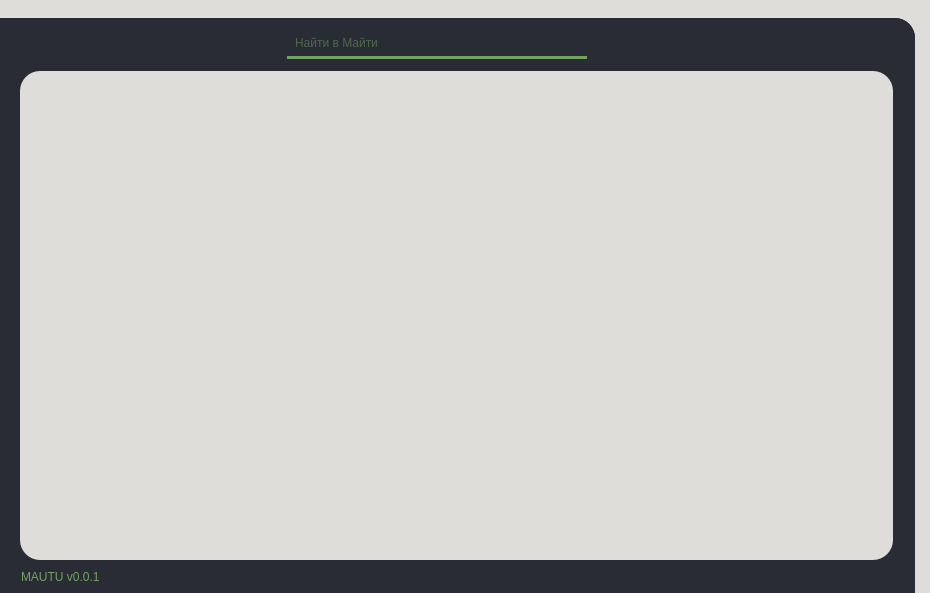
<?xml version="1.0" encoding="UTF-8"?>
<ui version="4.0">
 <class>MainWindow</class>
 <widget class="QMainWindow" name="MainWindow">
  <property name="geometry">
   <rect>
    <x>0</x>
    <y>0</y>
    <width>930</width>
    <height>593</height>
   </rect>
  </property>
  <property name="windowTitle">
   <string>MainWindow</string>
  </property>
  <property name="styleSheet">
   <string notr="true">*{
border: none
}</string>
  </property>
  <widget class="QWidget" name="centralwidget">
   <layout class="QHBoxLayout" name="horizontalLayout">
    <property name="spacing">
     <number>0</number>
    </property>
    <property name="leftMargin">
     <number>0</number>
    </property>
    <property name="topMargin">
     <number>0</number>
    </property>
    <property name="rightMargin">
     <number>0</number>
    </property>
    <property name="bottomMargin">
     <number>0</number>
    </property>
    <item>
     <widget class="QFrame" name="slide_part">
      <property name="sizePolicy">
       <sizepolicy hsizetype="Preferred" vsizetype="Preferred">
        <horstretch>0</horstretch>
        <verstretch>0</verstretch>
       </sizepolicy>
      </property>
      <property name="maximumSize">
       <size>
        <width>0</width>
        <height>16777215</height>
       </size>
      </property>
      <property name="styleSheet">
       <string notr="true">background-color: rgb(222, 221, 218);</string>
      </property>
      <property name="frameShape">
       <enum>QFrame::StyledPanel</enum>
      </property>
      <property name="frameShadow">
       <enum>QFrame::Raised</enum>
      </property>
      <layout class="QHBoxLayout" name="horizontalLayout_7">
       <property name="spacing">
        <number>0</number>
       </property>
       <property name="leftMargin">
        <number>15</number>
       </property>
       <property name="topMargin">
        <number>18</number>
       </property>
       <property name="rightMargin">
        <number>0</number>
       </property>
       <property name="bottomMargin">
        <number>0</number>
       </property>
       <item>
        <widget class="QFrame" name="slide_menu">
         <property name="minimumSize">
          <size>
           <width>398</width>
           <height>0</height>
          </size>
         </property>
         <property name="styleSheet">
          <string notr="true">background-color: rgb(112, 163, 94);
border-top-left-radius: 20px;
</string>
         </property>
         <property name="frameShape">
          <enum>QFrame::StyledPanel</enum>
         </property>
         <property name="frameShadow">
          <enum>QFrame::Raised</enum>
         </property>
         <layout class="QVBoxLayout" name="verticalLayout_5">
          <property name="spacing">
           <number>0</number>
          </property>
          <property name="leftMargin">
           <number>0</number>
          </property>
          <property name="topMargin">
           <number>0</number>
          </property>
          <property name="rightMargin">
           <number>0</number>
          </property>
          <property name="bottomMargin">
           <number>0</number>
          </property>
          <item alignment="Qt::AlignHCenter|Qt::AlignTop">
           <widget class="QFrame" name="frame_8">
            <property name="sizePolicy">
             <sizepolicy hsizetype="Preferred" vsizetype="Preferred">
              <horstretch>0</horstretch>
              <verstretch>0</verstretch>
             </sizepolicy>
            </property>
            <property name="minimumSize">
             <size>
              <width>0</width>
              <height>0</height>
             </size>
            </property>
            <property name="frameShape">
             <enum>QFrame::StyledPanel</enum>
            </property>
            <property name="frameShadow">
             <enum>QFrame::Raised</enum>
            </property>
            <layout class="QVBoxLayout" name="verticalLayout_9" stretch="0">
             <property name="spacing">
              <number>6</number>
             </property>
             <property name="leftMargin">
              <number>0</number>
             </property>
             <property name="topMargin">
              <number>30</number>
             </property>
             <property name="rightMargin">
              <number>0</number>
             </property>
             <property name="bottomMargin">
              <number>0</number>
             </property>
             <item alignment="Qt::AlignHCenter|Qt::AlignTop">
              <widget class="QPushButton" name="pushButton_7">
               <property name="styleSheet">
                <string notr="true">background-color: rgb(112, 163, 94);</string>
               </property>
               <property name="text">
                <string/>
               </property>
               <property name="icon">
                <iconset resource="icons.qrc">
                 <normaloff>:/icons/icons/front_logo.png</normaloff>:/icons/icons/front_logo.png</iconset>
               </property>
               <property name="iconSize">
                <size>
                 <width>150</width>
                 <height>182</height>
                </size>
               </property>
              </widget>
             </item>
            </layout>
           </widget>
          </item>
          <item>
           <widget class="QFrame" name="frame_7">
            <property name="sizePolicy">
             <sizepolicy hsizetype="Preferred" vsizetype="Expanding">
              <horstretch>0</horstretch>
              <verstretch>0</verstretch>
             </sizepolicy>
            </property>
            <property name="maximumSize">
             <size>
              <width>16777215</width>
              <height>16777215</height>
             </size>
            </property>
            <property name="styleSheet">
             <string notr="true">background-color: rgb(112, 163, 94);</string>
            </property>
            <property name="frameShape">
             <enum>QFrame::HLine</enum>
            </property>
            <property name="frameShadow">
             <enum>QFrame::Plain</enum>
            </property>
            <property name="lineWidth">
             <number>10</number>
            </property>
            <layout class="QVBoxLayout" name="verticalLayout_6">
             <property name="leftMargin">
              <number>0</number>
             </property>
             <property name="topMargin">
              <number>0</number>
             </property>
             <property name="rightMargin">
              <number>0</number>
             </property>
             <property name="bottomMargin">
              <number>0</number>
             </property>
             <item>
              <widget class="QToolBox" name="toolBox">
               <property name="enabled">
                <bool>true</bool>
               </property>
               <property name="palette">
                <palette>
                 <active>
                  <colorrole role="Button">
                   <brush brushstyle="SolidPattern">
                    <color alpha="255">
                     <red>112</red>
                     <green>163</green>
                     <blue>94</blue>
                    </color>
                   </brush>
                  </colorrole>
                  <colorrole role="Base">
                   <brush brushstyle="SolidPattern">
                    <color alpha="255">
                     <red>112</red>
                     <green>163</green>
                     <blue>94</blue>
                    </color>
                   </brush>
                  </colorrole>
                  <colorrole role="Window">
                   <brush brushstyle="SolidPattern">
                    <color alpha="255">
                     <red>112</red>
                     <green>163</green>
                     <blue>94</blue>
                    </color>
                   </brush>
                  </colorrole>
                 </active>
                 <inactive>
                  <colorrole role="Button">
                   <brush brushstyle="SolidPattern">
                    <color alpha="255">
                     <red>112</red>
                     <green>163</green>
                     <blue>94</blue>
                    </color>
                   </brush>
                  </colorrole>
                  <colorrole role="Base">
                   <brush brushstyle="SolidPattern">
                    <color alpha="255">
                     <red>112</red>
                     <green>163</green>
                     <blue>94</blue>
                    </color>
                   </brush>
                  </colorrole>
                  <colorrole role="Window">
                   <brush brushstyle="SolidPattern">
                    <color alpha="255">
                     <red>112</red>
                     <green>163</green>
                     <blue>94</blue>
                    </color>
                   </brush>
                  </colorrole>
                 </inactive>
                 <disabled>
                  <colorrole role="Button">
                   <brush brushstyle="SolidPattern">
                    <color alpha="255">
                     <red>112</red>
                     <green>163</green>
                     <blue>94</blue>
                    </color>
                   </brush>
                  </colorrole>
                  <colorrole role="Base">
                   <brush brushstyle="SolidPattern">
                    <color alpha="255">
                     <red>112</red>
                     <green>163</green>
                     <blue>94</blue>
                    </color>
                   </brush>
                  </colorrole>
                  <colorrole role="Window">
                   <brush brushstyle="SolidPattern">
                    <color alpha="255">
                     <red>112</red>
                     <green>163</green>
                     <blue>94</blue>
                    </color>
                   </brush>
                  </colorrole>
                 </disabled>
                </palette>
               </property>
               <property name="mouseTracking">
                <bool>false</bool>
               </property>
               <property name="autoFillBackground">
                <bool>false</bool>
               </property>
               <property name="styleSheet">
                <string notr="true">QToolBox{
	background-color: rgb(112, 163, 94);
}

QToolBox::tab {
	border-radius: 5px;
	background-color:  rgb(112, 163, 94);
}</string>
               </property>
               <property name="frameShape">
                <enum>QFrame::WinPanel</enum>
               </property>
               <property name="frameShadow">
                <enum>QFrame::Plain</enum>
               </property>
               <property name="lineWidth">
                <number>0</number>
               </property>
               <property name="currentIndex">
                <number>0</number>
               </property>
               <property name="tabSpacing">
                <number>6</number>
               </property>
              </widget>
             </item>
            </layout>
           </widget>
          </item>
         </layout>
        </widget>
       </item>
      </layout>
     </widget>
    </item>
    <item>
     <widget class="QFrame" name="main_body">
      <property name="styleSheet">
       <string notr="true">background-color: rgb(222, 221, 218);</string>
      </property>
      <property name="frameShape">
       <enum>QFrame::StyledPanel</enum>
      </property>
      <property name="frameShadow">
       <enum>QFrame::Raised</enum>
      </property>
      <layout class="QVBoxLayout" name="verticalLayout">
       <property name="spacing">
        <number>0</number>
       </property>
       <property name="leftMargin">
        <number>0</number>
       </property>
       <property name="topMargin">
        <number>18</number>
       </property>
       <property name="rightMargin">
        <number>15</number>
       </property>
       <property name="bottomMargin">
        <number>0</number>
       </property>
       <item>
        <widget class="QFrame" name="header">
         <property name="styleSheet">
          <string notr="true">background-color: rgb(42, 44, 53);
border-top-right-radius: 20px;</string>
         </property>
         <property name="frameShape">
          <enum>QFrame::StyledPanel</enum>
         </property>
         <property name="frameShadow">
          <enum>QFrame::Raised</enum>
         </property>
         <layout class="QHBoxLayout" name="horizontalLayout_2">
          <property name="spacing">
           <number>0</number>
          </property>
          <property name="leftMargin">
           <number>0</number>
          </property>
          <property name="topMargin">
           <number>0</number>
          </property>
          <property name="rightMargin">
           <number>0</number>
          </property>
          <property name="bottomMargin">
           <number>0</number>
          </property>
          <item alignment="Qt::AlignLeft|Qt::AlignTop">
           <widget class="QFrame" name="frame">
            <property name="frameShape">
             <enum>QFrame::StyledPanel</enum>
            </property>
            <property name="frameShadow">
             <enum>QFrame::Raised</enum>
            </property>
            <layout class="QHBoxLayout" name="horizontalLayout_5">
             <property name="spacing">
              <number>0</number>
             </property>
             <property name="leftMargin">
              <number>15</number>
             </property>
             <property name="topMargin">
              <number>9</number>
             </property>
             <property name="rightMargin">
              <number>0</number>
             </property>
             <property name="bottomMargin">
              <number>0</number>
             </property>
             <item>
              <widget class="QPushButton" name="open_close_side_btn">
               <property name="text">
                <string/>
               </property>
               <property name="icon">
                <iconset resource="icons.qrc">
                 <normaloff>:/icons/icons/menu-burger.png</normaloff>:/icons/icons/menu-burger.png</iconset>
               </property>
               <property name="iconSize">
                <size>
                 <width>32</width>
                 <height>32</height>
                </size>
               </property>
              </widget>
             </item>
            </layout>
           </widget>
          </item>
          <item alignment="Qt::AlignTop">
           <widget class="QFrame" name="search">
            <property name="styleSheet">
             <string notr="true">background-color: rgb(42, 44, 53);
</string>
            </property>
            <property name="frameShape">
             <enum>QFrame::StyledPanel</enum>
            </property>
            <property name="frameShadow">
             <enum>QFrame::Raised</enum>
            </property>
            <layout class="QHBoxLayout" name="horizontalLayout_6">
             <property name="spacing">
              <number>9</number>
             </property>
             <property name="leftMargin">
              <number>0</number>
             </property>
             <property name="topMargin">
              <number>11</number>
             </property>
             <property name="rightMargin">
              <number>0</number>
             </property>
             <property name="bottomMargin">
              <number>0</number>
             </property>
             <item alignment="Qt::AlignHCenter">
              <widget class="QLineEdit" name="lineEdit">
               <property name="minimumSize">
                <size>
                 <width>300</width>
                 <height>30</height>
                </size>
               </property>
               <property name="styleSheet">
                <string notr="true">border-bottom: 3px solid rgb(112, 163, 94);
font: 57 14pt &quot;Ubuntu&quot;;
background-color: rgb(42, 44, 53);
color: rgb(112, 163, 94);
padding: 6px;</string>
               </property>
               <property name="placeholderText">
                <string>Найти в Майти</string>
               </property>
              </widget>
             </item>
             <item>
              <widget class="QPushButton" name="pushButton_4">
               <property name="text">
                <string/>
               </property>
               <property name="icon">
                <iconset resource="icons.qrc">
                 <normaloff>:/icons/icons/search.png</normaloff>:/icons/icons/search.png</iconset>
               </property>
               <property name="iconSize">
                <size>
                 <width>22</width>
                 <height>30</height>
                </size>
               </property>
               <property name="autoDefault">
                <bool>false</bool>
               </property>
              </widget>
             </item>
            </layout>
            <zorder>pushButton_4</zorder>
            <zorder>lineEdit</zorder>
           </widget>
          </item>
          <item alignment="Qt::AlignRight|Qt::AlignTop">
           <widget class="QFrame" name="functional">
            <property name="frameShape">
             <enum>QFrame::StyledPanel</enum>
            </property>
            <property name="frameShadow">
             <enum>QFrame::Raised</enum>
            </property>
            <layout class="QHBoxLayout" name="horizontalLayout_4">
             <property name="spacing">
              <number>7</number>
             </property>
             <property name="leftMargin">
              <number>0</number>
             </property>
             <property name="topMargin">
              <number>15</number>
             </property>
             <property name="rightMargin">
              <number>27</number>
             </property>
             <property name="bottomMargin">
              <number>3</number>
             </property>
             <item>
              <widget class="QPushButton" name="minimize_window_button">
               <property name="text">
                <string/>
               </property>
               <property name="icon">
                <iconset resource="icons.qrc">
                 <normaloff>:/icons/icons/window-minimize.png</normaloff>:/icons/icons/window-minimize.png</iconset>
               </property>
              </widget>
             </item>
             <item>
              <widget class="QPushButton" name="restore_window_button">
               <property name="text">
                <string/>
               </property>
               <property name="icon">
                <iconset resource="icons.qrc">
                 <normaloff>:/icons/icons/window-maximize.png</normaloff>:/icons/icons/window-maximize.png</iconset>
               </property>
              </widget>
             </item>
             <item>
              <widget class="QPushButton" name="close_window_button">
               <property name="text">
                <string/>
               </property>
               <property name="icon">
                <iconset resource="icons.qrc">
                 <normaloff>:/icons/icons/cross.png</normaloff>:/icons/icons/cross.png</iconset>
               </property>
              </widget>
             </item>
            </layout>
           </widget>
          </item>
         </layout>
        </widget>
       </item>
       <item>
        <widget class="QFrame" name="body">
         <property name="sizePolicy">
          <sizepolicy hsizetype="Preferred" vsizetype="Expanding">
           <horstretch>0</horstretch>
           <verstretch>0</verstretch>
          </sizepolicy>
         </property>
         <property name="styleSheet">
          <string notr="true">background-color: rgb(42, 44, 53);
</string>
         </property>
         <property name="frameShape">
          <enum>QFrame::StyledPanel</enum>
         </property>
         <property name="frameShadow">
          <enum>QFrame::Raised</enum>
         </property>
         <layout class="QVBoxLayout" name="verticalLayout_7">
          <property name="leftMargin">
           <number>20</number>
          </property>
          <property name="topMargin">
           <number>12</number>
          </property>
          <property name="rightMargin">
           <number>22</number>
          </property>
          <property name="bottomMargin">
           <number>10</number>
          </property>
          <item>
           <widget class="QTextEdit" name="textEdit">
            <property name="styleSheet">
             <string notr="true">background-color: rgb(222, 221, 218);
border-top-left-radius: 20px;
border-top-right-radius: 20px;
border-bottom-left-radius: 20px;
border-bottom-right-radius: 20px;
padding: 10px;</string>
            </property>
           </widget>
          </item>
         </layout>
        </widget>
       </item>
       <item alignment="Qt::AlignBottom">
        <widget class="QFrame" name="footer">
         <property name="styleSheet">
          <string notr="true">background-color: rgb(42, 44, 53);</string>
         </property>
         <property name="frameShape">
          <enum>QFrame::StyledPanel</enum>
         </property>
         <property name="frameShadow">
          <enum>QFrame::Raised</enum>
         </property>
         <layout class="QHBoxLayout" name="horizontalLayout_3">
          <property name="spacing">
           <number>0</number>
          </property>
          <property name="leftMargin">
           <number>0</number>
          </property>
          <property name="topMargin">
           <number>0</number>
          </property>
          <property name="rightMargin">
           <number>0</number>
          </property>
          <property name="bottomMargin">
           <number>9</number>
          </property>
          <item>
           <widget class="QFrame" name="frame_4">
            <property name="frameShape">
             <enum>QFrame::StyledPanel</enum>
            </property>
            <property name="frameShadow">
             <enum>QFrame::Raised</enum>
            </property>
            <layout class="QVBoxLayout" name="verticalLayout_3">
             <property name="spacing">
              <number>0</number>
             </property>
             <property name="leftMargin">
              <number>21</number>
             </property>
             <property name="topMargin">
              <number>0</number>
             </property>
             <property name="rightMargin">
              <number>0</number>
             </property>
             <property name="bottomMargin">
              <number>0</number>
             </property>
             <item>
              <widget class="QLabel" name="label">
               <property name="styleSheet">
                <string notr="true">color: rgb(112, 163, 94);</string>
               </property>
               <property name="text">
                <string>MAUTU v0.0.1</string>
               </property>
              </widget>
             </item>
            </layout>
           </widget>
          </item>
          <item>
           <widget class="QFrame" name="frame_5">
            <property name="frameShape">
             <enum>QFrame::StyledPanel</enum>
            </property>
            <property name="frameShadow">
             <enum>QFrame::Raised</enum>
            </property>
            <layout class="QVBoxLayout" name="verticalLayout_4">
             <property name="spacing">
              <number>0</number>
             </property>
             <property name="leftMargin">
              <number>0</number>
             </property>
             <property name="topMargin">
              <number>0</number>
             </property>
             <property name="rightMargin">
              <number>0</number>
             </property>
             <property name="bottomMargin">
              <number>0</number>
             </property>
             <item>
              <widget class="QPushButton" name="github_button">
               <property name="text">
                <string/>
               </property>
               <property name="icon">
                <iconset resource="icons.qrc">
                 <normaloff>:/icons/icons/github_url.png</normaloff>:/icons/icons/github_url.png</iconset>
               </property>
               <property name="iconSize">
                <size>
                 <width>22</width>
                 <height>22</height>
                </size>
               </property>
              </widget>
             </item>
            </layout>
           </widget>
          </item>
          <item alignment="Qt::AlignRight|Qt::AlignBottom">
           <widget class="QFrame" name="size_grip">
            <property name="minimumSize">
             <size>
              <width>10</width>
              <height>10</height>
             </size>
            </property>
            <property name="maximumSize">
             <size>
              <width>10</width>
              <height>10</height>
             </size>
            </property>
            <property name="frameShape">
             <enum>QFrame::StyledPanel</enum>
            </property>
            <property name="frameShadow">
             <enum>QFrame::Raised</enum>
            </property>
           </widget>
          </item>
         </layout>
        </widget>
       </item>
      </layout>
     </widget>
    </item>
   </layout>
  </widget>
 </widget>
 <resources>
  <include location="icons.qrc"/>
 </resources>
 <connections/>
 <designerdata>
  <property name="gridDeltaX">
   <number>10</number>
  </property>
  <property name="gridDeltaY">
   <number>10</number>
  </property>
  <property name="gridSnapX">
   <bool>true</bool>
  </property>
  <property name="gridSnapY">
   <bool>true</bool>
  </property>
  <property name="gridVisible">
   <bool>true</bool>
  </property>
 </designerdata>
</ui>
